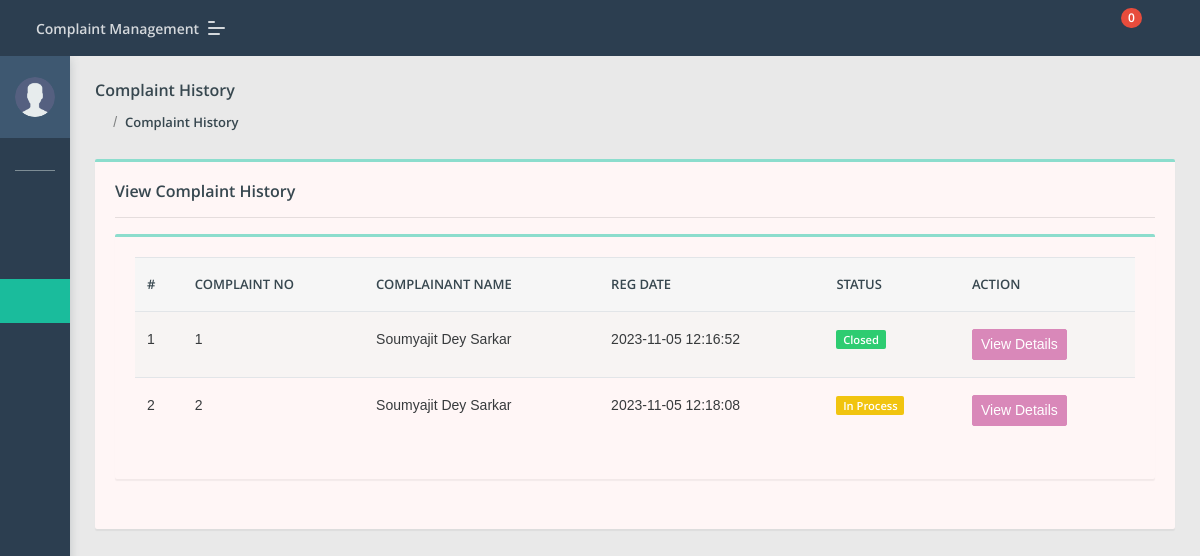
Page /grp/user/complaint-history.php (signed in) on the committed database.
### tables this page shows
CREATE TABLE `users` (
  `id` int(11) NOT NULL,
  `fullName` varchar(255) DEFAULT NULL,
  `userEmail` varchar(255) DEFAULT NULL,
  `password` varchar(255) DEFAULT NULL,
  `contactNo` bigint(11) DEFAULT NULL,
  `address` tinytext DEFAULT NULL,
  `State` varchar(255) DEFAULT NULL,
  `country` varchar(255) DEFAULT NULL,
  `pincode` int(6) DEFAULT NULL,
  `userImage` varchar(255) DEFAULT NULL,
  `regDate` timestamp NOT NULL DEFAULT current_timestamp(),
  `updationDate` timestamp NULL DEFAULT NULL,
  `status` int(1) DEFAULT NULL
);

CREATE TABLE `tblcomplaints` (
  `complaintNumber` int(11) NOT NULL,
  `userId` int(11) DEFAULT NULL,
  `category` int(11) DEFAULT NULL,
  `subcategory` varchar(255) DEFAULT NULL,
  `complaintType` varchar(255) DEFAULT NULL,
  `state` varchar(255) DEFAULT NULL,
  `noc` varchar(255) DEFAULT NULL,
  `complaintDetails` mediumtext DEFAULT NULL,
  `complaintFile` varchar(255) DEFAULT NULL,
  `regDate` timestamp NULL DEFAULT current_timestamp(),
  `status` varchar(50) DEFAULT NULL,
  `lastUpdationDate` timestamp NULL DEFAULT NULL ON UPDATE current_timestamp()
);

### grp/user/complaint-history.php (the view, shortened to what this page needs)
<?php
include('include/config.php');
if (strlen($_SESSION['id']) == 0) {
    header('location:index.php');
} else {
    ?>
    <!DOCTYPE html>
    <html lang="en">
    <head>
        <link rel="stylesheet" href="../admin/assets/css/style.css">
    </head>
    <body class="">
        <?php include('include/sidebar.php'); ?>
        <?php include('include/header.php'); ?>
        <section class="pcoded-main-container">
            <div class="pcoded-content">
                <div class="page-header">
                    <div class="page-block">
                        <div class="row align-items-center">
                            <div class="col-md-12">
                                <div class="page-header-title">
                                    <h5 class="m-b-10">Complaint History</h5>
                                </div>
                                <ul class="breadcrumb">
                                    <li class="breadcrumb-item"><a href="dashboard.php"><i
                                                class="feather icon-home"></i></a></li>
                                    <li class="breadcrumb-item"><a href="complaint-history.php">Complaint History</a></li>
                                </ul>
                            </div>
                        </div>
                    </div>
                </div>
                <div class="row">
                    <div class="col-sm-12">
                        <div class="card">
                            <div class="card-body">
                                <h5>View Complaint History</h5>
                                <hr>
                                <div class="row">
                                    <div class="col-xl-12">
                                        <div class="card">
                                            <div class="card-body table-border-style">
                                                <div class="table-responsive">
                                                    <table class="table table-striped">
                                                        <thead>
                                                            <tr>
                                                                <th>#</th>
                                                                <th>Complaint No</th>
                                                                <th>Complainant Name</th>
                                                                <th>Reg Date</th>
                                                                <th>Status</th>
                                                                <th>Action</th>
                                                            </tr>
                                                        </thead>
                                                        <tbody>
                                                            <?php
                                                            $uid = $_SESSION['id'];
                                                            $query = mysqli_query($con, "select tblcomplaints.*,users.fullName as name from tblcomplaints join users on users.id=tblcomplaints.userId where tblcomplaints.userId='$uid'");
                                                            $cnt = 1;
                                                            while ($row = mysqli_fetch_array($query)) {
                                                                ?>
                                                                <tr>
                                                                    <td>
                                                                        <?php echo htmlentities($cnt); ?>
                                                                    </td>
                                                                    <td>
                                                                        <?php echo htmlentities($row['complaintNumber']); ?>
                                                                    </td>
                                                                    <td>
                                                                        <?php echo htmlentities($row['name']); ?>
                                                                    </td>
                                                                    <td>
                                                                        <?php echo htmlentities($row['regDate']); ?>
                                                                    </td>
                                                                    <td>
                                                                        <?php $status = $row['status'];
                                                                        if ($status == ''): ?>
                                                                            <span class="badge badge-danger">Not Processed
                                                                                Yet</span>
                                                                        <?php elseif ($status == 'in process'): ?>
                                                                            <span class="badge badge-warning">In Process</span>
                                                                        <?php elseif ($status == 'closed'): ?>
                                                                            <span class="badge badge-success">Closed</span>
                                                                        <?php endif; ?>
                                                                    </td>
                                                                    <td> <a href="complaint-details.php?cid=<?php echo htmlentities($row['complaintNumber']); ?>"
                                                                            class="btn btn-primary btn-sm"> View Details</a>
                                                                    </td>
                                                                </tr>
                                                                <?php $cnt = $cnt + 1;
                                                            } ?>
                                                        </tbody>
                                                    </table>
                                                </div>
                                            </div>
                                        </div>
                                    </div>
                                </div>
                            </div>
                        </div>
                    </div>
                </div>
            </div>
        </section>
    </body>
    </html>
<?php } ?>

### grp/user/include/sidebar.php (shortened to what this page needs)
	<nav class="pcoded-navbar  ">
		<div class="navbar-wrapper  ">
			<div class="navbar-content scroll-div " >
				<div class="">
					<div class="main-menu-header">
						<?php
$id=intval($_SESSION["id"]);
$query=mysqli_query($con,"select * from users where id='$id'");
while($row=mysqli_fetch_array($query))
{
?>
						<img class="img-radius" src="../admin/assets/images/user/user.png" alt="User-Profile-Image">
						<div class="user-details">
						</div><?php } ?>
					</div>
				</div>
				<ul class="nav pcoded-inner-navbar ">
					<li class="nav-item pcoded-menu-caption">
					</li>
					<li class="nav-item">
					    <a href="dashboard.php" class="nav-link "><span class="pcoded-micon"><i class="feather icon-home"></i></span><span class="pcoded-mtext">Dashboard</span></a>
					</li>
					<li class="nav-item">
					    <a href="register-complaint.php" class="nav-link "><span class="pcoded-micon"><i class="feather icon-file-text"></i></span><span class="pcoded-mtext">Lodge Complaint</span></a>
					</li>
					<li class="nav-item">
					    <a href="complaint-history.php" class="nav-link "><span class="pcoded-micon"><i class="feather icon-align-justify"></i></span><span class="pcoded-mtext">Complaint History</span></a>
					</li>
				</ul>
			</div>
		</div>
	</nav>

### rows in the picture
tblcomplaints: complaintNumber "1", userId.fullName "Soumyajit Dey Sarkar", regDate "2023-11-05 12:16:52", status "Closed"
tblcomplaints: complaintNumber "2", userId.fullName "Soumyajit Dey Sarkar", regDate "2023-11-05 12:18:08", status "In Process"

### other values in the picture
$num1 "0"
